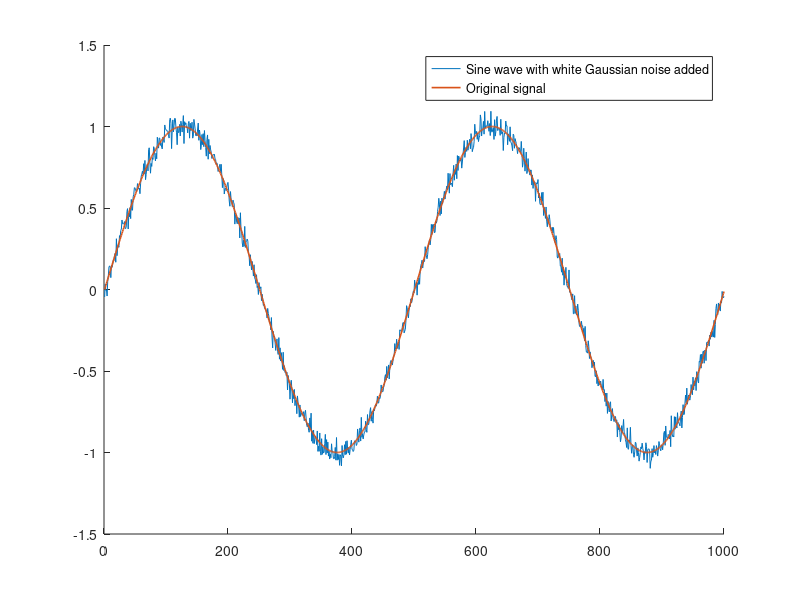

Source code (MATLAB): (Note: this script raises an error after producing the figure.)
%Pre cleaning
close all;
clear;
clc;

%Sine signal replica
t = 0:1:999;
original = sin(2*pi*0.002*t);

%Noisy replica
noise = wgn(1, 1000, -28); %-28 dBW was chosen to replicate the noise in the original paper.
noisy_signal = original + noise;

figure(1)
hold on;
plot(noisy_signal);
plot(original, 'LineWidth', 1.2);
legend("Sine wave with white Gaussian noise added", "Original signal");
hold off;

%Uniform denoising using wavelets

wavelets = ["haar", "db4", "db12", "sym2", "sym4", "sym8", "bl7", "bl10"];

denoised = zeros(length(wavelets), 4, 1000);

for n = 1:size(denoised, 2) %This represents the levels of decomposition used on the denoising process
    for k = 1:size(denoised, 1)
        denoised(k, n, :) = wdenoise(noisy_signal, n, Wavelet=wavelets(k));
    end
end

figure(2)
hold on;
plot(squeeze(denoised(8, 4, :)));
plot(original, 'LineWidth', 1.2);
legend("Sine wave with white Gaussian noise added", "Original signal");
hold off;

%SM1
SM1 = zeros(size(denoised, 1), size(denoised, 2));
SM1_percentage = zeros(size(denoised, 1), size(denoised, 2));

%In this case we calculate the SM1 for the base signal
signal_vector = noisy_signal';
dif = signal_vector(2:end) - signal_vector(1:end-1);
SM1_base = sum(abs(dif));

for n = 1:size(denoised, 2)
    for k = 1:size(denoised, 1)
        signal_vector = squeeze(denoised(k, n, :));
        dif = signal_vector(2:end) - signal_vector(1:end-1);
        SM1(k, n) = sum(abs(dif));
        SM1_percentage(k, n) = 100*(SM1_base-SM1(k, n))/(SM1_base);
    end
end

%SM2
SM2 = zeros(size(denoised, 1), size(denoised, 2));
SM2_percentage = zeros(size(denoised, 1), size(denoised, 2));

signal_vector = noisy_signal';
dif = signal_vector(1:end-2) - 2.*signal_vector(2:end-1) + signal_vector(3:end);
SM2_base = sum((dif).^(2));

for n = 1:size(denoised, 2)
    for k = 1:size(denoised, 1)
        signal_vector = squeeze(denoised(k, n, :));
        dif = signal_vector(1:end-2) - 2.*signal_vector(2:end-1) + signal_vector(3:end);
        SM2(k, n) = sum((dif).^(2));
        SM2_percentage(k, n) = 100*(SM2_base-SM2(k, n))/(SM2_base);
    end
end